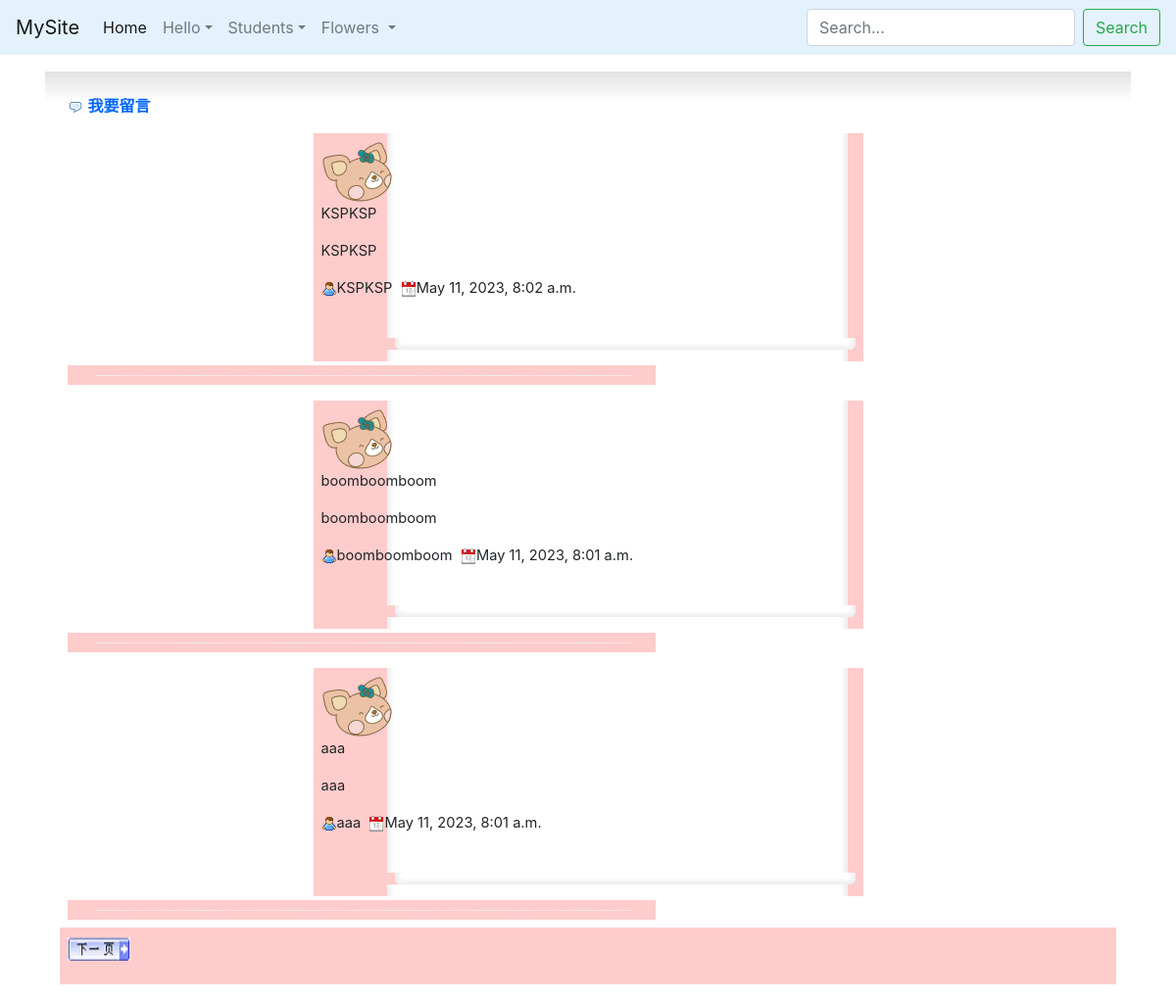
/showpost/, run on the app's committed database.
### boardapp/models.py (models this page shows, shortened)
class BoardUnit(models.Model):
	bname = models.CharField(max_length = 20, null = False)
	bgender = models.CharField(max_length = 2, default = 'F', null = False)
	btitle = models.CharField(max_length = 100, null = False)
	bcontent = models.TextField(null = False)
	btime = models.DateTimeField(auto_now = True)
	bemail = models.EmailField(max_length = 100, blank = True, default = '')
	bresponse = models.TextField(blank = True, default = '')

### boardapp/views.py (the view)
# urls.py: path('showpost/', bviews.showpost),
def showpost(request, pageindex=None):  #首頁
	global page  #重複開啟本網頁時需保留 page1 的值
	pagesize = 3  #每頁顯示的資料筆數
	boardall = models.BoardUnit.objects.all().order_by('-id')  #讀取資料表,依時間遞減排序
	datasize = len(boardall)  #資料筆數
	totpage = math.ceil(datasize / pagesize)  #總頁數
	if pageindex==None:  #無參數
		page = 0
		boardunits = models.BoardUnit.objects.order_by('-id')[:pagesize]
	elif pageindex=='prev':  #上一頁
		start = (page-1)*pagesize  #該頁第1筆資料
		if start >= 0:  #有前頁資料就顯示
			boardunits = models.BoardUnit.objects.order_by('-id')[start:(start+pagesize)]
			page -= 1
	elif pageindex=='next':  #下一頁
		start = (page+1)*pagesize  #該頁第1筆資料
		if start < datasize:  #有下頁資料就顯示
			boardunits = models.BoardUnit.objects.order_by('-id')[start:(start+pagesize)]
			page += 1
	currentpage = page + 1  #將目頁前頁面以區域變數傳回html
	return render(request, "boardapp/showpost.html", locals())

### templates/boardapp/showpost.html (shortened to what this page needs)
{% extends "base.html" %}
{% load static %}
{% block content %}
<br><br><br>
<div class="contentbox">
	<table width="100%">
		<tr>
			<td>
				<img src="{% static 'images/comment.png' %}" width="16" height="16" align="absmiddle" /> <a href="/addpost/">我要留言</a>
			</td>
		</tr>
  	{% for unit in boardunits %}
	<tr>
	  <td>
		  <table width="545" border="0" align="center" cellpadding="0" cellspacing="0" background="{% static 'images/g_r5_c4.png' %}">
		  	<tr>
			  <td>
				<div class="floorDiv">
					{% if unit.bgender == "m" %}
						<img src="{% static 'images/boy.png' %}" width="72" height="63" />
					{% else %}
						<img src="{% static 'images/girl.png' %}" width="72" height="63" />
					{% endif %}
				</div>
				<div class="contentDiv">
				  <p class="title">{{unit.btitle}}</p>
				  <p>{{unit.bcontent}}</p>
				  <p class="editor"><img src="{% static 'images/user.png' %}" width="16" height="16" align="absmiddle">{{unit.bname}}&nbsp;
					<img src="{% static 'images/date.png' %}" width="16" height="16" align="absmiddle">{{unit.btime}}&nbsp;
				  </p>
				</div>
			  </td>
			</tr>
			<tr>
			  <td><img name="g_r7_c4" src="{% static 'images/g_r7_c4.png' %}" width="545" height="12" border="0" alt=""></td>
			</tr>
		  </table>
		  <span class="functionDiv">
			  <img src="{% static 'images/g_r9_c3.png' %}" width="600" height="20" border="0" />
		  </span>
		</td>
	</tr>
  	{% empty %}
		<tr>
		  <td background="{% static 'images/g_r3_c3.png' %}">
			  <div class="messageDiv"><img src="{% static 'images/exclamation.png' %}" width="16" height="16" align="absmiddle"> 目前沒有新的資料，歡迎您留言。</div></td>
		</tr>
	{% endfor %}
		<tr>
			<td background="{% static 'images/g_r3_c3.png' %}">
			  <div class="pagebutton">
			  {% if currentpage < totpage %}
				  <a href="/showpost/next/" title="下一頁">
				  <img src="{% static 'images/nextpage.png' %}" alt="下一頁" width="64" height="24" /></a>
			  {% endif %}
			  </div>
			</td>
		</tr>
		<tr>
			<td background="{% static 'images/g_r3_c3.png' %}">
		</tr>
	</table>
</div>
{% endblock %}

### static/style.css (style rules this page uses)
html, body { height: 100%; }
body { height: 100%; font-family: Arial, Helvetica, sans-serif; font-size: 13px; margin: 0; padding: 0; background:#eaeaea }
p { padding: 0; font-size: 11pt; line-height: 150%; }
img { border: none; }
table { border-collapse: collapse; }
th,td { padding: 8px; }
table tr td a { text-decoration: none; font-weight: bold; color: #06F; }
.contentbox { overflow: auto; border: 1px solid #fff; padding: 15px; background: #fff url(images/bg_fade_med.png) repeat-x top; border-bottom-left-radius: 10px; border-bottom-right-radius: 10px; -moz-border-radius-bottomright: 10px; -moz-border-radius-bottomleft: 10px; }

### data on the page
BoardUnit: btitle "KSPKSP", bcontent "KSPKSP", bname "KSPKSP", btime "May 11, 2023, 8:02 a.m."
BoardUnit: btitle "boomboomboom", bcontent "boomboomboom", bname "boomboomboom", btime "May 11, 2023, 8:01 a.m."
BoardUnit: btitle "aaa", bcontent "aaa", bname "aaa", btime "May 11, 2023, 8:01 a.m."
